Frame 1 (no input): blank canvas, image omitted
Frame 60 (the mouse pressed at the canvas centre just before this capture): blank canvas, image omitted
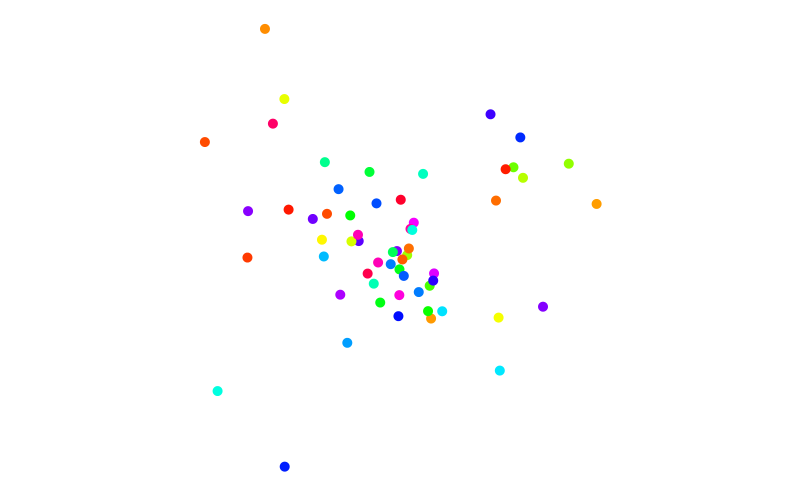
Frame 120 (the mouse held since frame 60 and released just before this capture)

The Processing sketch whose frames 1 and 60 were blank and that drew this single picture after the mouse press (run headless with seeded random() and noise(); from frame 60 on, the mouse is pressed at the canvas centre):

// Processing sketch: ParticleArrayMouse
// ── ParticleArrayMouse.pde
ArrayList<Particle> listOfParticles;      // An ArrayList is a resizeable array, which is pretty handy. 
                                          // Here we are declaring that we're going to create an ArrayList and put
                                          // Particle objects in it. 

                                          // Take a look at the ArrayList references here:  https://processing.org/reference/ArrayList.html
                                          // and here:   https://docs.oracle.com/javase/7/docs/api/java/util/ArrayList.html

int mousePressedStatement = 0;
void setup() {

  size(800, 500); 

  listOfParticles = new ArrayList<Particle>();    // call the constructor for the ArrayList (because ArrayList is a class too)
  colorMode(HSB, 100);
}


void draw() {

  background(0, 0, 100);

  if (mousePressed) {
    listOfParticles.add(new Particle(new PVector(mouseX, mouseY), // add a new Particle to the ArrayList
      10, 
      color(random(0, 100), 100, 100), 
      new PVector(random(-4, 4), 
      random(-4, 4))));
    ;
  } else {
    mousePressedStatement = 0;
  }



  for (int j = listOfParticles.size() - 1; j >= 0; j--) {

    Particle thisParticle = listOfParticles.get(j);
    thisParticle.updateParticlePosition();                 
    thisParticle.drawParticle();
    if (thisParticle.coords.x > width || thisParticle.coords.x < 0 || thisParticle.coords.y > height || thisParticle.coords.y < 0) {
      listOfParticles.remove(j);
    }
  }
  
  int total = listOfParticles.size();
  println("the number of particles is "+ total);
}
// ── Particle.pde
class Particle {
  
  PVector coords;
  float diameter;
  float radius;

  color particleFill;

  PVector speed;


  Particle(PVector initialCoords, float initialDiameter, 
    color initialFill, PVector initialSpeed) {

    coords = initialCoords;
    diameter = initialDiameter;
    particleFill = initialFill;
    radius = diameter * 0.5;
    speed = initialSpeed;
  }

  void drawParticle() {

    noStroke();
    fill(particleFill);
    ellipse(coords.x, coords.y, diameter, diameter);
  }

  void updateParticlePosition() {

    coords.x = coords.x + speed.x;
    coords.y = coords.y + speed.y;
  }
}
